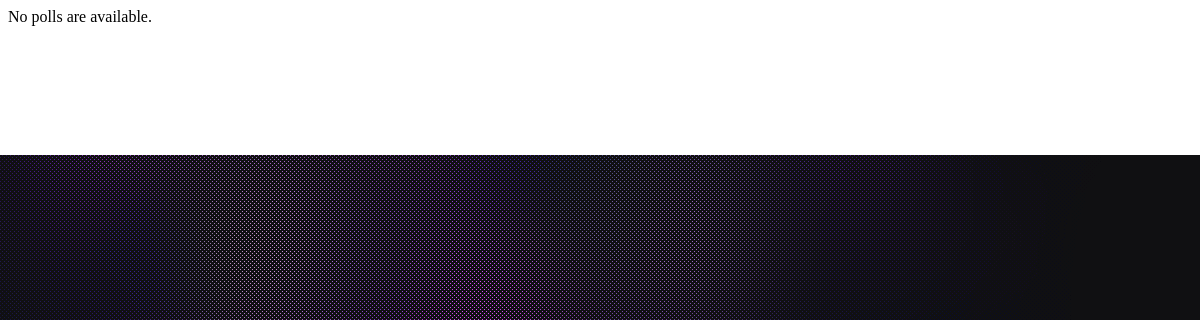
/polls/, run on an earlier commit of the app's database.
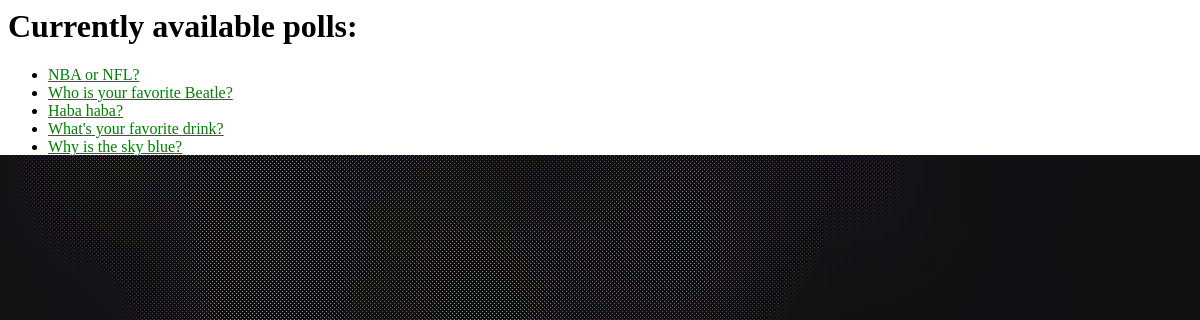
And on a later commit of the database.
### polls/models.py (models this page shows, shortened)
class Poll(models.Model):
	question = models.CharField(max_length=200)
	pub_date = models.DateTimeField('date published')
	def was_published_recently(self):
		now = timezone.now()
		return now - datetime.timedelta(days=1) <= self.pub_date < now
	was_published_recently.admin_order_field = 'pub_date'
	was_published_recently.boolean = True
	was_published_recently.short_description = 'Published recently?'

### polls/views.py (the view)
class IndexView(generic.ListView):
    template_name = 'polls/index.html'
    context_object_name = 'latest_poll_list'
    def get_queryset(self):
        return Poll.objects.order_by('-pub_date')[:5]

### polls/templates/polls/index.html
{% load staticfiles %}
<link rel="stylesheet" type="text/css" href="{% static 'polls/style.css' %}" />
{% if latest_poll_list %}
	<h1>Currently available polls:</h1>
    <ul>
    {% for poll in latest_poll_list %}
        <li><a href="{% url 'polls:detail' poll.id %}">{{ poll.question }}</a></li>
    {% endfor %}
    </ul>
{% else %}
    <p>No polls are available.</p>
{% endif %}

### polls/static/polls/style.css (style rules this page uses)
li a { color: green; }

What changed in the data, as far as the page shows it:
added Poll: question "NBA or NFL?"
added Poll: question "Who is your favorite Beatle?"
added Poll: question "Haba haba?"
added Poll: question "What's your favorite drink?"
added Poll: question "Why is the sky blue?"
Also different on the page:
text no longer shown: "No polls are available."
text now shown: "Currently available polls:"
